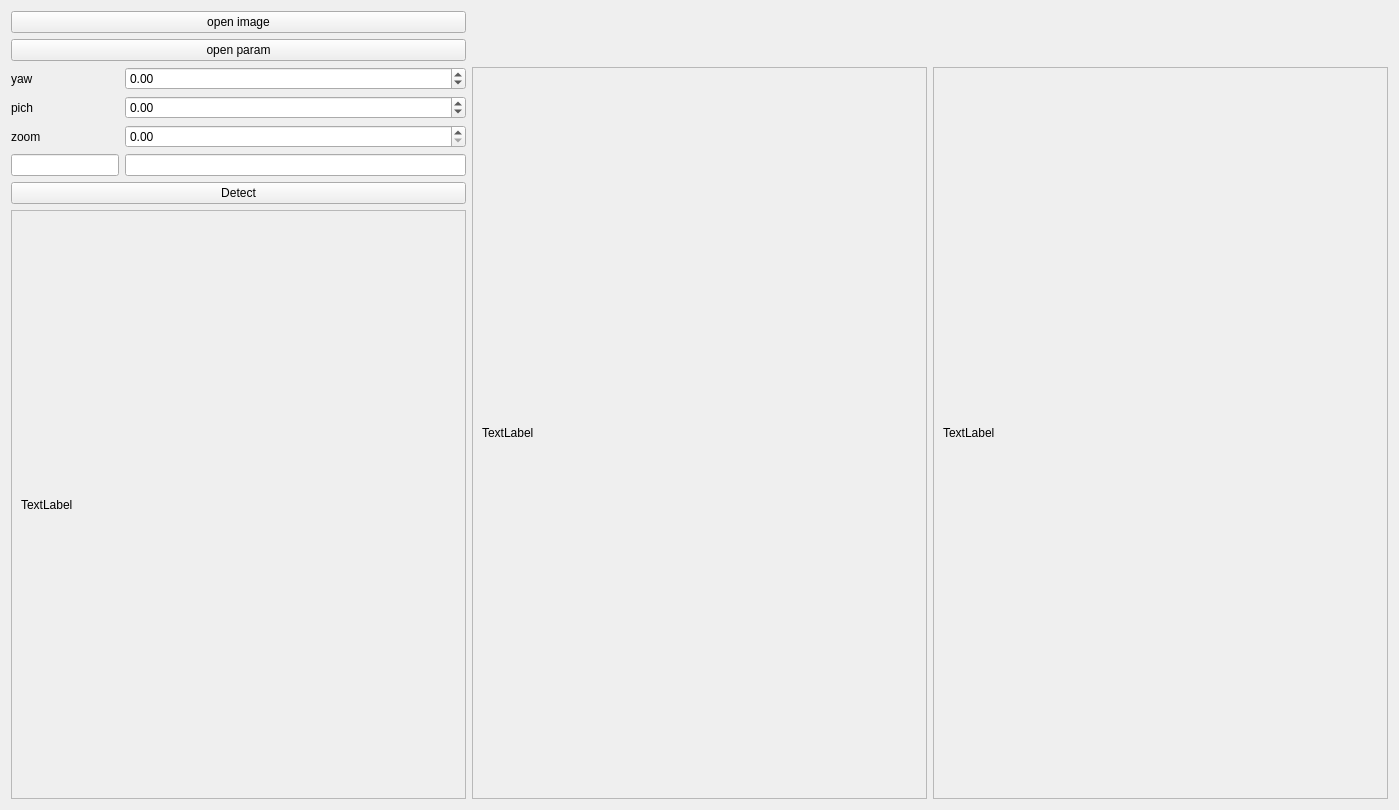
<?xml version="1.0" encoding="UTF-8"?>
<ui version="4.0">
 <class>Form</class>
 <widget class="QWidget" name="Form">
  <property name="geometry">
   <rect>
    <x>0</x>
    <y>0</y>
    <width>1399</width>
    <height>810</height>
   </rect>
  </property>
  <property name="windowTitle">
   <string>Form</string>
  </property>
  <layout class="QGridLayout" name="gridLayout">
   <item row="0" column="0">
    <widget class="QPushButton" name="pushButton_opee_image">
     <property name="text">
      <string>open image</string>
     </property>
    </widget>
   </item>
   <item row="1" column="0">
    <widget class="QPushButton" name="pushButton_opee_image_2">
     <property name="text">
      <string>open param</string>
     </property>
    </widget>
   </item>
   <item row="2" column="0">
    <layout class="QFormLayout" name="formLayout">
     <item row="0" column="0">
      <widget class="QLabel" name="label">
       <property name="text">
        <string>yaw</string>
       </property>
      </widget>
     </item>
     <item row="0" column="1">
      <widget class="QDoubleSpinBox" name="doubleSpinBox_yaw">
       <property name="minimum">
        <double>-90.000000000000000</double>
       </property>
       <property name="maximum">
        <double>90.000000000000000</double>
       </property>
      </widget>
     </item>
     <item row="1" column="0">
      <widget class="QLabel" name="label_2">
       <property name="text">
        <string>pich</string>
       </property>
      </widget>
     </item>
     <item row="1" column="1">
      <widget class="QDoubleSpinBox" name="doubleSpinBox_yaw_2">
       <property name="minimum">
        <double>-90.000000000000000</double>
       </property>
       <property name="maximum">
        <double>90.000000000000000</double>
       </property>
      </widget>
     </item>
     <item row="2" column="0">
      <widget class="QLabel" name="label_3">
       <property name="text">
        <string>zoom</string>
       </property>
      </widget>
     </item>
     <item row="2" column="1">
      <widget class="QDoubleSpinBox" name="doubleSpinBox_yaw_3">
       <property name="minimum">
        <double>0.000000000000000</double>
       </property>
       <property name="maximum">
        <double>90.000000000000000</double>
       </property>
      </widget>
     </item>
     <item row="3" column="0">
      <widget class="QLineEdit" name="lineEdit_row"/>
     </item>
     <item row="3" column="1">
      <widget class="QLineEdit" name="lineEdit_2"/>
     </item>
     <item row="4" column="0" colspan="2">
      <widget class="QPushButton" name="pushButton_detect">
       <property name="text">
        <string>Detect</string>
       </property>
      </widget>
     </item>
    </layout>
   </item>
   <item row="2" column="1" rowspan="2">
    <widget class="QScrollArea" name="scrollArea_2">
     <property name="minimumSize">
      <size>
       <width>400</width>
       <height>400</height>
      </size>
     </property>
     <property name="widgetResizable">
      <bool>true</bool>
     </property>
     <widget class="QWidget" name="scrollAreaWidgetContents_2">
      <property name="geometry">
       <rect>
        <x>0</x>
        <y>0</y>
        <width>455</width>
        <height>732</height>
       </rect>
      </property>
      <layout class="QHBoxLayout" name="horizontalLayout_2">
       <item>
        <widget class="QLabel" name="label_undistort">
         <property name="minimumSize">
          <size>
           <width>400</width>
           <height>400</height>
          </size>
         </property>
         <property name="text">
          <string>TextLabel</string>
         </property>
        </widget>
       </item>
      </layout>
     </widget>
    </widget>
   </item>
   <item row="2" column="2" rowspan="2">
    <widget class="QScrollArea" name="scrollArea_3">
     <property name="minimumSize">
      <size>
       <width>400</width>
       <height>400</height>
      </size>
     </property>
     <property name="widgetResizable">
      <bool>true</bool>
     </property>
     <widget class="QWidget" name="scrollAreaWidgetContents_5">
      <property name="geometry">
       <rect>
        <x>0</x>
        <y>0</y>
        <width>454</width>
        <height>732</height>
       </rect>
      </property>
      <layout class="QHBoxLayout" name="horizontalLayout_5">
       <item>
        <widget class="QLabel" name="label_overlay">
         <property name="minimumSize">
          <size>
           <width>400</width>
           <height>400</height>
          </size>
         </property>
         <property name="text">
          <string>TextLabel</string>
         </property>
        </widget>
       </item>
      </layout>
     </widget>
    </widget>
   </item>
   <item row="3" column="0">
    <widget class="QScrollArea" name="scrollArea">
     <property name="minimumSize">
      <size>
       <width>400</width>
       <height>400</height>
      </size>
     </property>
     <property name="widgetResizable">
      <bool>true</bool>
     </property>
     <widget class="QWidget" name="scrollAreaWidgetContents">
      <property name="geometry">
       <rect>
        <x>0</x>
        <y>0</y>
        <width>454</width>
        <height>597</height>
       </rect>
      </property>
      <layout class="QHBoxLayout" name="horizontalLayout">
       <item>
        <widget class="QLabel" name="label_image_original">
         <property name="minimumSize">
          <size>
           <width>400</width>
           <height>400</height>
          </size>
         </property>
         <property name="text">
          <string>TextLabel</string>
         </property>
        </widget>
       </item>
      </layout>
     </widget>
    </widget>
   </item>
  </layout>
 </widget>
 <resources/>
 <connections/>
</ui>
